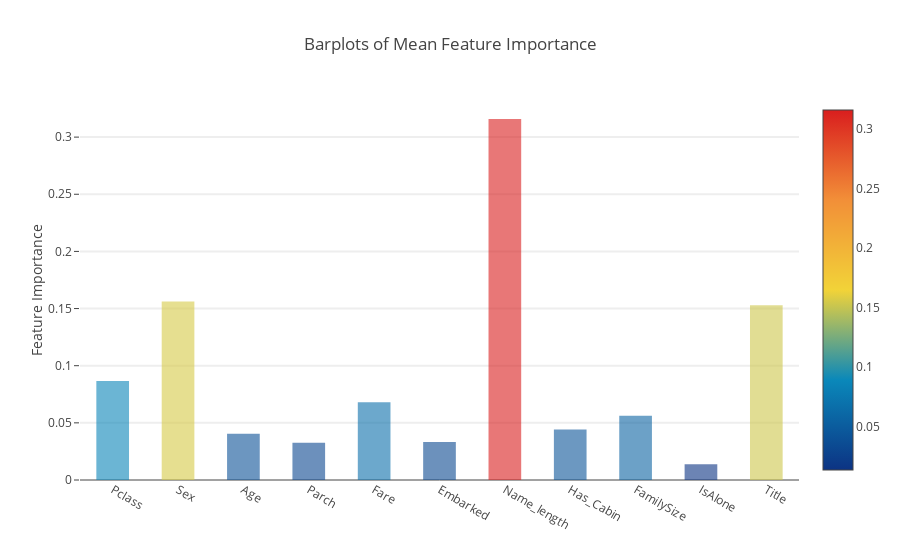

Write notebook code for a chart like this one.
### Markdown cell above
**Plotly Barplot of Average Feature Importances**
**Plotly平均特征重要性的Barplot**

Having obtained the mean feature importance across all our classifiers, we can plot them into a Plotly bar plot as follows:
获得了所有分类器的平均特征重要性后，我们可以将它们绘制成Plotly条形图，如下所示：

### Code cell
y = feature_dataframe['mean'].values
x = feature_dataframe['features'].values
data = [go.Bar(
            x= x,
             y= y,
            width = 0.5,
            marker=dict(
               color = feature_dataframe['mean'].values,
            colorscale='Portland',
            showscale=True,
            reversescale = False
            ),
            opacity=0.6
        )]

layout= go.Layout(
    autosize= True,
    title= 'Barplots of Mean Feature Importance',
    hovermode= 'closest',
#     xaxis= dict(
#         title= 'Pop',
#         ticklen= 5,
#         zeroline= False,
#         gridwidth= 2,
#     ),
    yaxis=dict(
        title= 'Feature Importance',
        ticklen= 5,
        gridwidth= 2
    ),
    showlegend= False
)
fig = go.Figure(data=data, layout=layout)
py.iplot(fig, filename='bar-direct-labels')

### Figure 1 — Plotly figure (JSON) as saved in the notebook; plotly's stock layout.template omitted (floating-point values rounded to 4 significant figures)
{"data": [{"marker": {"color": [0.0866, 0.1561, 0.04054, 0.03264, 0.06807, 0.03327, 0.3158, 0.04417, 0.05613, 0.01371, 0.1529], "colorscale": "Portland", "reversescale": false, "showscale": true}, "opacity": 0.6, "type": "bar", "width": 0.5, "x": ["Pclass", "Sex", "Age", "Parch", "Fare", "Embarked", "Name_length", "Has_Cabin", "FamilySize", "IsAlone", "Title"], "y": [0.0866, 0.1561, 0.04054, 0.03264, 0.06807, 0.03327, 0.3158, 0.04417, 0.05613, 0.01371, 0.1529]}], "layout": {"autosize": true, "hovermode": "closest", "showlegend": false, "title": "Barplots of Mean Feature Importance", "yaxis": {"gridwidth": 2, "ticklen": 5, "title": "Feature Importance"}}}
